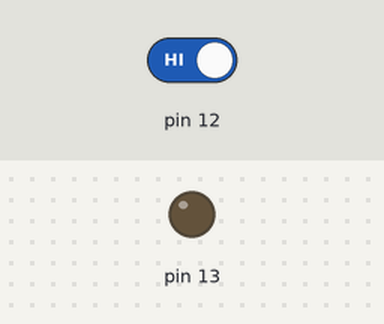
Simulated run of this sketch. Board: Arduino Uno, built with avr-gcc and run on an emulated ATmega328P. On the bench: output pins drawn as LEDs (lit = HIGH). Inputs (shaded band) come from the test bench; at power-on: pin 12 HIGH.

Above: at 1.2 s.
1.3 s: pin 12 driven LOW
At 2.4 s:
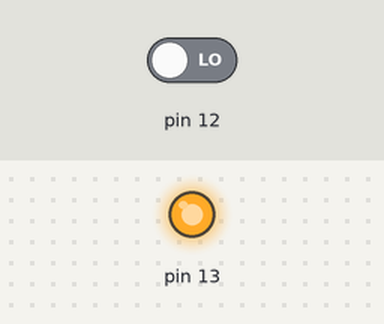
Timing chart, 0 to 4.3 s (numbered marks = the images above; inputs shaded):
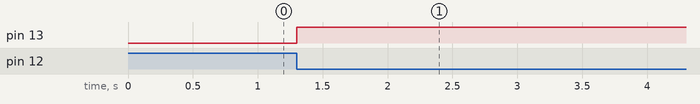

The sketch:

button.ino
```cpp
bool state;
void setup() {
  pinMode(13,OUTPUT);
  pinMode(12,INPUT);
  // put your setup code here, to run once:

}

void loop() {
  int a = digitalRead(12);
  if (a == LOW)
  {
  if(a == LOW)
 state = HIGH;
 else if(a == HIGH)
 state = LOW;
   digitalWrite(13,state);
 delay(100);
  }
 // put your main code here, to run repeatedly:

}
```

Measured:
- after the input at 1.3 s, pin 13: LOW → HIGH at once
